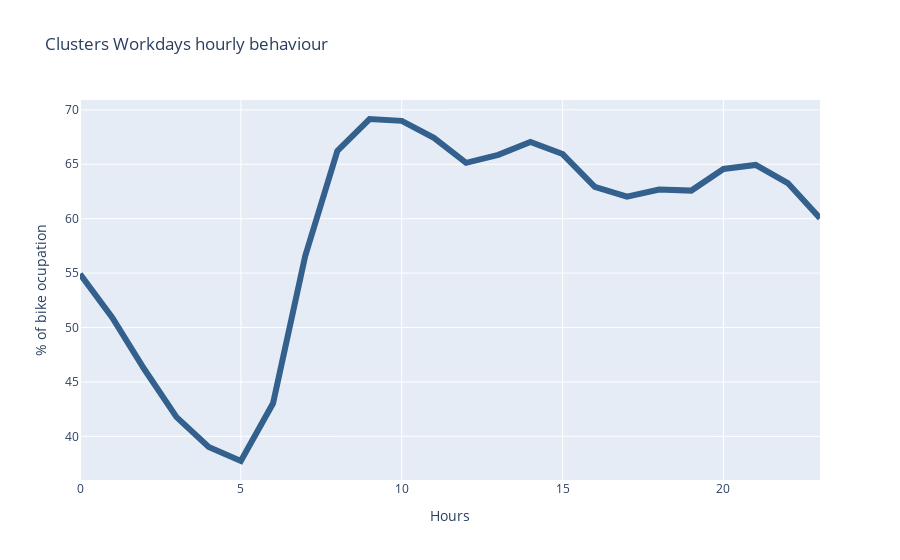

The notebook cell saved with this chart:
### Code cell
fig2 = go.Figure(
        data=[
             go.Scatter(x=clu_means.index, 
                       y=clu_means[0],
                       mode='lines',
                       name='Cluster 0',
                       line = dict(
                           width = 6,
                           color = 'rgb(51,96,140)'))
        ],
    layout=go.Layout(
            title=dict(text='Clusters Workdays hourly behaviour'),
            xaxis=dict(title='Hours'),
            yaxis=dict(title='% of bike ocupation')))
fig2.show()

### Figure 1 — Plotly figure (JSON) as saved in the notebook; plotly's stock layout.template omitted (floating-point values rounded to 4 significant figures)
{"data": [{"line": {"color": "rgb(51,96,140)", "width": 6}, "mode": "lines", "name": "Cluster 0", "type": "scatter", "x": [0, 1, 2, 3, 4, 5, 6, 7, 8, 9, 10, 11, 12, 13, 14, 15, 16, 17, 18, 19, 20, 21, 22, 23], "y": [54.91, 50.92, 46.16, 41.76, 39.01, 37.73, 43.03, 56.58, 66.24, 69.16, 68.99, 67.43, 65.13, 65.87, 67.05, 65.94, 62.92, 62.03, 62.67, 62.58, 64.57, 64.94, 63.27, 60.04]}], "layout": {"title": {"text": "Clusters Workdays hourly behaviour"}, "xaxis": {"title": {"text": "Hours"}}, "yaxis": {"title": {"text": "% of bike ocupation"}}}}
